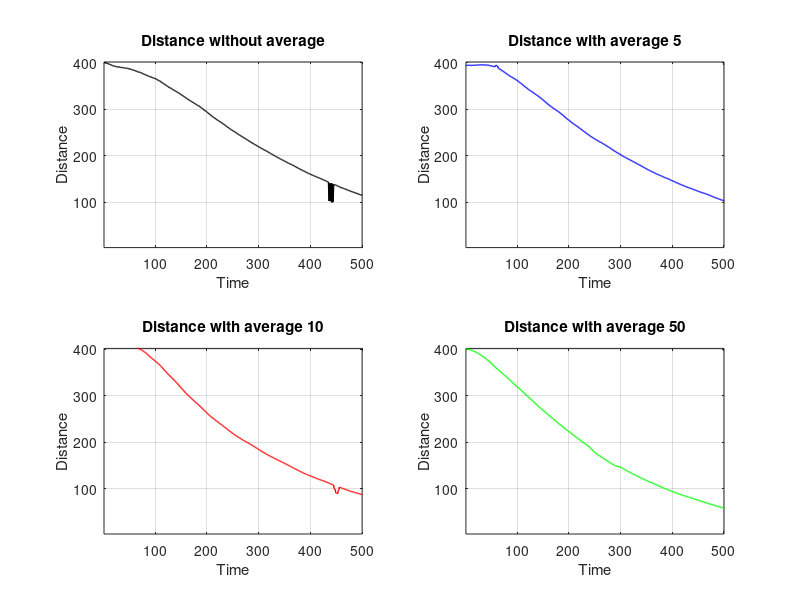

Recreate this plot in MATLAB.
clc,clear,close all
load Data_WithOut_filter_Moving.txt
load Data_With_5_Average_Moving.txt
load Data_With_10_Average_Moving.txt
load Data_With_50_Average_Moving.txt

subplot(2,2,1)
plot(Data_WithOut_filter_Moving','k','linewidth',1),grid on
axis([1 500 2 402])
xlabel('Time');
ylabel('Distance');
title('Distance without average');

subplot(2,2,2)
plot(Data_With_5_Average_Moving','b','linewidth',1),grid on
axis([1 500 2 402])
xlabel('Time');
ylabel('Distance');
title('Distance with average 5');

subplot(2,2,3)
plot(Data_With_10_Average_Moving','r','linewidth',1),grid on
axis([1 500 2 402])
xlabel('Time');
ylabel('Distance');
title('Distance with average 10');

subplot(2,2,4)
plot(Data_With_50_Average_Moving','g','linewidth',1),grid on
axis([1 500 2 402])
xlabel('Time');
ylabel('Distance');
title('Distance with average 50');